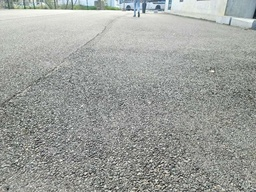
//> input picture VISION/DETECTION/Image/vision_test_small.jpg, 256 x 192 px, shrunk from 800 x 600 before the run
$ ./InitScript   (built with g++ and OpenCV 4)
//> lines starting //> are read from the running program, lines starting //| are printed output that depends on the picture; after the words box and inside, x2 and y2 are one past the last pixel; in counts of white or black regions, pixels touching at a corner belong together
#include <opencv2/opencv.hpp>
#include <opencv2/highgui/highgui.hpp>
#include <iostream>
#include <stdint.h>


void calc_moyenne(){

    std::cout<<"Calcule de la moyenne\n";

}

void etalonage(cv::Mat img){
    cv::Mat hsv_img, dst;
    cv::cvtColor(img, hsv_img, cv::COLOR_BGR2HSV);
    //cv::imshow("HSV img", hsv_img);
    cv::threshold(img, dst, 0, 255, cv::THRESH_BINARY_INV);
    cv::imshow("Threshold img", dst);

    //cv::imwrite("opencv-thresh-binary-inv.jpg", dst);
    /*

        ret,thresh1 = cv.threshold(img,127,255,cv.THRESH_BINARY)
        ret,thresh2 = cv.threshold(img,127,255,cv.THRESH_BINARY_INV)
        ret,thresh3 = cv.threshold(img,127,255,cv.THRESH_TRUNC)
        ret,thresh4 = cv.threshold(img,127,255,cv.THRESH_TOZERO)
        ret,thresh5 = cv.threshold(img,127,255,cv.THRESH_TOZERO_INV)
    */

}


void quick_sort(uint8_t* array, int32_t array_size){

    std::cout<<"[DEBUG] Quik sort\n Array Size: " << array_size << "\n";
    bool flag;
    uint8_t tmp;

    do{// sort all samples using quick short as the sample size is small
        flag = 0;
        for(int32_t k = 0; k != array_size; k++){
            if (array[k] > array[k + 1]){
                tmp = array[k + 1];
                array[k + 1] = array[k];
                array[k] = tmp;
                flag = 1;
            }
        }
    }while(flag);
}

int median_cal(cv::Mat img){

    int32_t total_px = img.rows * img.cols;
    uint8_t* tab_value = (uint8_t*) malloc(sizeof(uint8_t) * total_px/2);

    bool k = 1;
    uint32_t compt = 0;
    for(uint16_t i = 0; i != img.rows; i++){
        for(uint16_t j = 0; j != img.cols; j++){
            if (k){

                tab_value[compt] = (uint8_t) img.at<cv::Vec3b>(i,j)[0];
                k = 0;
                compt+=1;
            }
            else{
                k = 1;
            }


        }
    }

    quick_sort(tab_value, total_px/2);
    std::cout<<"[DEBUG] Quik sort DONE\n";
    for(int i = 0; i != total_px/2; i++){
        std::cout<<"[DEBUG] ID: "<< i << " VALUE: "<< (int)tab_value[i]<<"\n";
    }

    int median = (int)tab_value[total_px / 2];
    free(tab_value);

    std::cout<<"[DEBUG] Median: "<< median <<"\n";
    return median;

}

uint8_t mean_cal(cv::Mat img){
    int sum = 0;
    int total_px = img.rows * img.cols;

    for(uint16_t i = 0; i != img.rows; i++){
        for(uint16_t j = 0; j != img.cols; j++){
            // std::cout<<"Pixel n °"<<i * j + j<<" Value: "<<(int) img.at<cv::Vec3b>(i,j)[0] <<"\n";
            sum += (uint8_t) img.at<cv::Vec3b>(i,j)[0];
        }
    }
    std::cout<<"[DEBUG] Sum: "<< sum <<" Totale px: "<< total_px <<" Mean value "<<sum / total_px<<"\n";
    return sum / total_px;
}

void hsv_img(cv::Mat img){
    cv::Mat hsv_img, dst_mean, dst_median;
    cv::cvtColor(img, hsv_img, cv::COLOR_BGR2HSV);
    cv::Vec3b tmp_pixel;
    // [7 lines of commented-out code are left out]

    uint8_t mean = mean_cal(hsv_img);
    //cv::imshow("HSV img", hsv_img);
    cv::threshold(img, dst_mean, 255 - mean, 255, cv::THRESH_BINARY);
    cv::imshow("Threshold img mean H", dst_mean);

    // uint8_t median = median_cal(hsv_img);
    // cv::threshold(img, dst_median, 255 - median, 255, cv::THRESH_BINARY);
    // cv::imshow("Threshold img median H", dst_median);
    cv::waitKey(0);

    //cv::imwrite("opencv-thresh-binary-inv.jpg", dst);
    /*

        ret,thresh1 = cv.threshold(img,127,255,cv.THRESH_BINARY)
        ret,thresh2 = cv.threshold(img,127,255,cv.THRESH_BINARY_INV)
        ret,thresh3 = cv.threshold(img,127,255,cv.THRESH_TRUNC)
        ret,thresh4 = cv.threshold(img,127,255,cv.THRESH_TOZERO)
        ret,thresh5 = cv.threshold(img,127,255,cv.THRESH_TOZERO_INV)
    */

}

void grey_img(cv::Mat img){

    cv::Mat dst_mean, dst_median, dst_main, graymat;
    cv::cvtColor(img, graymat, cv::COLOR_BGR2GRAY);
    cv::imshow("Grey Img", graymat);
    std::cout<<"[DEBUG] Grey IMG\n";

    // moyenne filtrage
    int mean_grey =  (int) mean_cal(graymat);
    std::cout<<"[DEBUG] Mean Grey "<< mean_grey<< "\n";
    cv::threshold(graymat, dst_mean, mean_grey , 255, cv::THRESH_BINARY);
    cv::imshow("Threshold img mean", dst_mean);
    std::cout<<"[DEBUG] Threshold img mean\n";

    // // median filtrage
    int median_grey = (int) median_cal(graymat);
    std::cout<<"[DEBUG] Median Grey "<< median_grey<< "\n";
    cv::threshold(graymat, dst_median, median_grey , 255, cv::THRESH_BINARY);
    cv::imshow("Threshold img median", dst_median);
    std::cout<<"[DEBUG] Threshold img median\n";

    // main filtrage
    cv::threshold(graymat, dst_main, 215 , 255, cv::THRESH_BINARY);
    cv::imshow("Threshold img main", dst_main);
    std::cout<<"[DEBUG] Threshold img main\n";

    cv::waitKey(0);

    // cv::imwrite("../Imres/test_threshold    ")
}

int main(int argc, char** argv) {


    // Charger l'image depuis un fichier JPG IMREAD_GRAYSCALE
    cv::Mat image = cv::imread("../Image/vision_test_small.jpg");
//> image is the input picture: 192 rows x 256 cols, CV_8UC3; mean B, G, R 156.6, 160.5, 157.4
    cv::Mat img;

    // Vérifier si l'image a été chargée avec succès
    if (!image.data){
        std::cout << "Erreur lors du chargement de l'image." << std::endl;
        return -1;
    }

    // Afficher l'image dans une fenêtre
    //cv::imshow("Image test", image);

    // Apply the Gaussian Blur filter.
    // The Size object determines the size of the filter (the "range" of the blur)
    cv::GaussianBlur( image, img, cv::Size( 9, 9 ), 2);
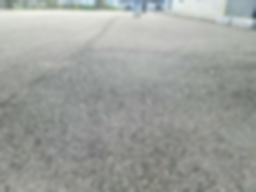
//> img: 192 rows x 256 cols, CV_8UC3; mean B, G, R 156.6, 160.5, 157.4
    cv::imshow("Image lisse", img);
    // Attendre une touche pour fermer la fenêtre
    // cv::waitKey(0);

    grey_img(img);
//> the loop in mean_cal, `for(uint16_t i = 0; i != img.rows; i++)` made 192 passes
//> sum on passes 1 to 3: 46394, 92954, 139555
//> after the loop in mean_cal, `for(uint16_t i = 0; i != img.rows; i++)`: sum = 7778113
//| [DEBUG] Sum: 7778113 Totale px: 49152 Mean value 158
//> in grey_img, `int mean_grey =  (int) mean_cal(graymat);`: mean_grey = 158
//| [DEBUG] Mean Grey 158
//> in grey_img, `cv::threshold(graymat, dst_mean, mean_grey , 255, cv::THRESH_BINARY);`:
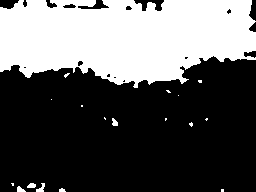
//> dst_mean: 192 rows x 256 cols, CV_8UC1; 36.2% white; 18 white regions (12 under 20 px), largest, box (x1, y1, x2, y2) and area: (0, 0, 256, 88) 17534, (36, 183, 45, 192) 44, (27, 183, 36, 188) 36, (112, 118, 118, 126) 35, (17, 186, 26, 192) 35, (59, 188, 66, 192) 21
//> the loop in median_cal, `for(uint16_t i = 0; i != img.rows; i++)` made 192 passes
//> compt on passes 1 to 3: 128, 256, 384
//> after the loop in median_cal, `for(uint16_t i = 0; i != img.rows; i++)`: k = true; compt = 24576
//> after the loop in quick_sort, `do`: flag = false; tmp = 0
//> the loop in median_cal, `for(int i = 0; i != total_px/2; i++)` made 24576 passes
//| [DEBUG] ID: 0 VALUE: 0
//| [DEBUG] ID: 1 VALUE: 0
//| [DEBUG] ID: 2 VALUE: 0
//| [DEBUG] ID: 3 VALUE: 0
//| [DEBUG] ID: 4 VALUE: 0
//| [DEBUG] ID: 5 VALUE: 0
//| [DEBUG] ID: 6 VALUE: 0
//| [DEBUG] ID: 7 VALUE: 0
//> (output is shown up to pass 8 of 24576)
//> in median_cal, `int median = (int)tab_value[total_px / 2];`: median = 239
//| [DEBUG] Median: 239
//| [DEBUG] Median Grey 239
//> in grey_img, `cv::threshold(graymat, dst_median, median_grey , 255, cv::THRESH_BINAR..`: dst_median: 192 rows x 256 cols, CV_8UC1; every value is 0
//> in grey_img, `cv::threshold(graymat, dst_main, 215 , 255, cv::THRESH_BINARY);`:
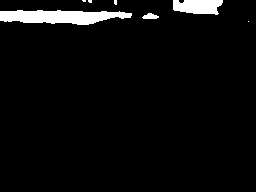
//> dst_main: 192 rows x 256 cols, CV_8UC1; 4.3% white; 7 white regions (4 under 20 px), largest, box (x1, y1, x2, y2) and area: (0, 10, 132, 25) 1402, (173, 0, 223, 15) 603, (142, 13, 159, 19) 71
    hsv_img(img);
//> in hsv_img, `cv::cvtColor(img, hsv_img, cv::COLOR_BGR2HSV);`: hsv_img: 192 rows x 256 cols, CV_8UC3; mean H, S, V 51, 9, 160.8
//> the loop in mean_cal (call 2), `for(uint16_t i = 0; i != img.rows; i++)` made 192 passes
//> sum on passes 1 to 3: 23342, 46644, 69692
//| [DEBUG] Sum: 2506229 Totale px: 49152 Mean value 50
//> in hsv_img, `uint8_t mean = mean_cal(hsv_img);`: mean = 50
//> in hsv_img, `cv::threshold(img, dst_mean, 255 - mean, 255, cv::THRESH_BINARY);`:
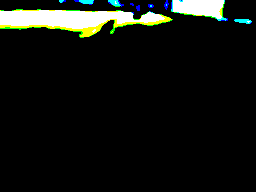
//> dst_mean: 192 rows x 256 cols, CV_8UC3; mean B, G, R 16.4, 20.2, 17.6
    //etalonage(img);

    return EXIT_SUCCESS;
}

$ run again, with VISION/DETECTION/Image/Ampoules.pgm saved as VISION/DETECTION/Image/vision_test_small.jpg
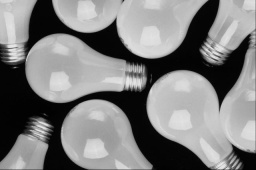
//> input picture VISION/DETECTION/Image/Ampoules.pgm, 256 x 170 px
//> image is the input picture: 170 rows x 256 cols, CV_8UC3; min 0, max 232, mean 125.9
//> the loop in mean_cal, `for(uint16_t i = 0; i != img.rows; i++)` made 170 passes
//> sum on passes 1 to 3: 42485, 84913, 127241
//> after the loop in mean_cal, `for(uint16_t i = 0; i != img.rows; i++)`: sum = 5444775
//| [DEBUG] Sum: 5444775 Totale px: 43520 Mean value 125
//> mean_grey = 125
//| [DEBUG] Mean Grey 125
//> in grey_img, `cv::threshold(graymat, dst_mean, mean_grey , 255, cv::THRESH_BINARY);`:
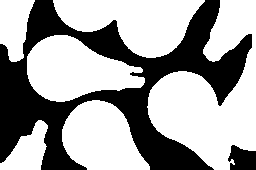
//> dst_mean: 170 rows x 256 cols, CV_8UC1; 63% white; 2 black regions, box (x1, y1, x2, y2) and area: (0, 0, 252, 170) 15552, (228, 145, 256, 170) 538
//> the loop in median_cal, `for(uint16_t i = 0; i != img.rows; i++)` made 170 passes
//> compt on passes 1 to 3: 128, 256, 384
//> after the loop in median_cal, `for(uint16_t i = 0; i != img.rows; i++)`: k = true; compt = 21760
//> after the loop in quick_sort, `do`: flag = false; tmp = 0
//> the loop in median_cal, `for(int i = 0; i != total_px/2; i++)` made 21760 passes
//| [DEBUG] ID: 0 VALUE: 0
//| [DEBUG] ID: 1 VALUE: 0
//| [DEBUG] ID: 2 VALUE: 0
//| [DEBUG] ID: 3 VALUE: 0
//| [DEBUG] ID: 4 VALUE: 0
//> (output is shown up to pass 5 of 21760)
//> median = 255
//| [DEBUG] Median: 255
//| [DEBUG] Median Grey 255
//> dst_median: 170 rows x 256 cols, CV_8UC1; every value is 0
//> in grey_img, `cv::threshold(graymat, dst_main, 215 , 255, cv::THRESH_BINARY);`:
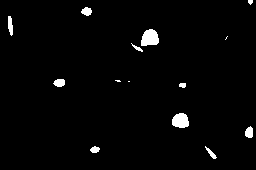
//> dst_main: 170 rows x 256 cols, CV_8UC1; 2.2% white; 14 white regions (4 under 20 px), largest, box (x1, y1, x2, y2) and area: (141, 29, 159, 46) 239, (172, 113, 189, 128) 205, (8, 16, 13, 36) 76
//> hsv_img: 170 rows x 256 cols, CV_8UC3; mean H, S, V 0, 0, 126.1
//| [DEBUG] Sum: 0 Totale px: 43520 Mean value 0
//> mean = 0
